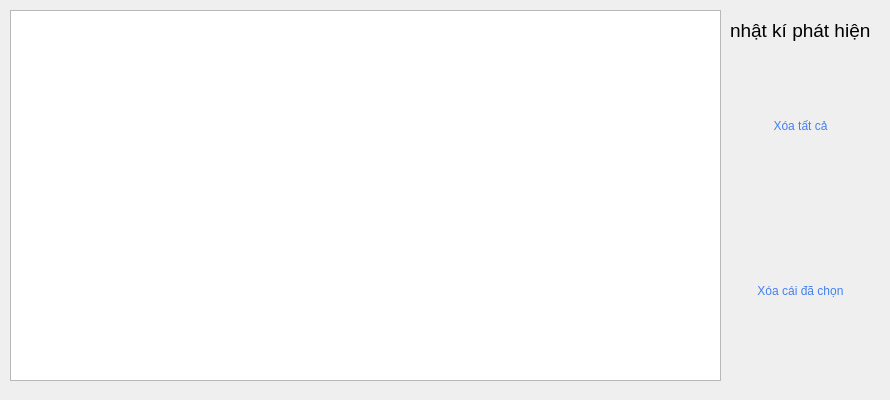
    <widget class="QWidget" name="mainPhatHien">
     <widget class="QLabel" name="label_13">
      <property name="geometry">
       <rect>
        <x>730</x>
        <y>20</y>
        <width>141</width>
        <height>21</height>
       </rect>
      </property>
      <property name="font">
       <font>
        <pointsize>14</pointsize>
       </font>
      </property>
      <property name="text">
       <string>nhật kí phát hiện</string>
      </property>
     </widget>
     <widget class="QListWidget" name="listNhatKyPhatHien">
      <property name="geometry">
       <rect>
        <x>10</x>
        <y>10</y>
        <width>711</width>
        <height>371</height>
       </rect>
      </property>
     </widget>
     <widget class="QPushButton" name="xoatatcanhatkyphathienButton">
      <property name="geometry">
       <rect>
        <x>730</x>
        <y>50</y>
        <width>141</width>
        <height>151</height>
       </rect>
      </property>
      <property name="styleSheet">
       <string notr="true">QPushButton#xoatatcanhatkyphathienButton{
				color: rgba(67, 127, 241,1);
				border-top-left-radius: 20px;
				border-top-right-radius: 20px;
				border-bottom-right-radius: 20px;
				border-bottom-left-radius: 20px;
				
				
	
	
	font: 75 20pt &quot;Roboto&quot;;
				
	border-image: url(:/newPrefix/fileanh/background.jpg);
}
QPushButton#xoatatcanhatkyphathienButton:hover{
				color: rgb(255,255,255);
				background-color: rgb(67, 1, 241);
				border-image:none;
}
QPushButton#xoatatcanhatkyphathienButtonn:pressed{
				padding-left: 2px;
				padding-top: 2px;
				
}</string>
      </property>
      <property name="text">
       <string>Xóa tất cả</string>
      </property>
     </widget>
     <widget class="QPushButton" name="xoamotcainhatkyphathienButton">
      <property name="geometry">
       <rect>
        <x>730</x>
        <y>210</y>
        <width>141</width>
        <height>161</height>
       </rect>
      </property>
      <property name="styleSheet">
       <string notr="true">QPushButton#xoamotcainhatkyphathienButton{
				color: rgba(67, 127, 241,1);
				border-top-left-radius: 20px;
				border-top-right-radius: 20px;
				border-bottom-right-radius: 20px;
				border-bottom-left-radius: 20px;
				
				
	
	
	font: 75 14pt &quot;Roboto&quot;;
				
	border-image: url(:/newPrefix/fileanh/background.jpg);
}
QPushButton#xoamotcainhatkyphathienButton:hover{
				color: rgb(255,255,255);
				background-color: rgb(67, 1, 241);
				border-image:none;
}
QPushButton#xoamotcainhatkyphathienButton:pressed{
				padding-left: 2px;
				padding-top: 2px;
				
}</string>
      </property>
      <property name="text">
       <string>Xóa cái đã chọn</string>
      </property>
     </widget>
     <widget class="QLabel" name="label_66">
      <property name="geometry">
       <rect>
        <x>0</x>
        <y>0</y>
        <width>881</width>
        <height>391</height>
       </rect>
      </property>
      <property name="styleSheet">
       <string notr="true">border-image: url(:/newPrefix/fileanh/background1.jpg);
				border-top-left-radius: 20px;
				border-top-right-radius: 20px;
				border-bottom-right-radius: 20px;
				border-bottom-left-radius: 20px;</string>
      </property>
      <property name="text">
       <string/>
      </property>
     </widget>
     <zorder>label_66</zorder>
     <zorder>label_13</zorder>
     <zorder>listNhatKyPhatHien</zorder>
     <zorder>xoatatcanhatkyphathienButton</zorder>
     <zorder>xoamotcainhatkyphathienButton</zorder>
    </widget>
